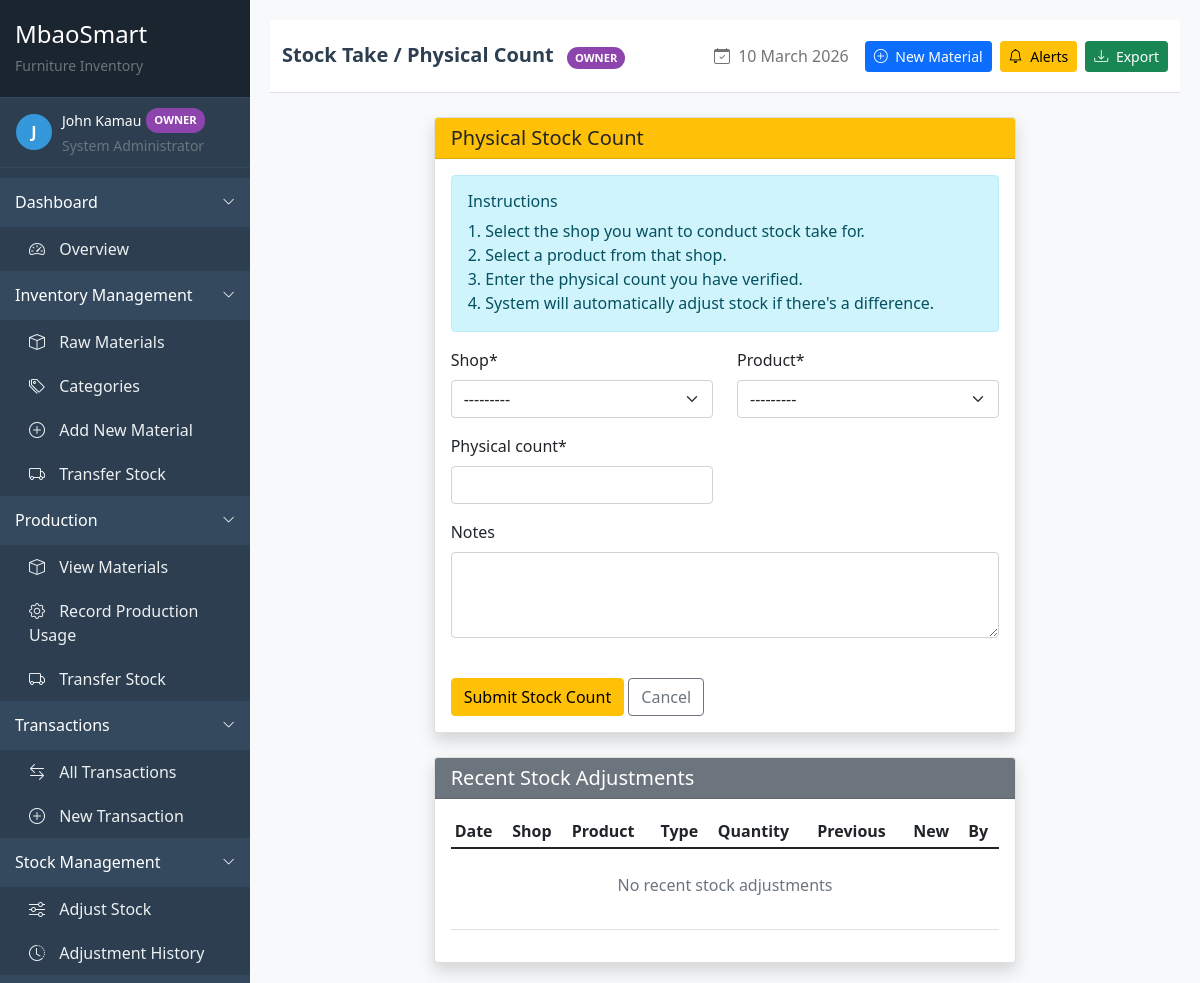
/sales/stock/take/ (signed in), run on the app's committed database.
### accounts/models.py (models this page shows, shortened)
class User(AbstractUser):
    USER_ROLES = (
        ('owner', 'Owner'),
        ('store_manager', 'Store Manager'),
        ('production_manager', 'Production Manager'),
        ('supervisor', 'Supervisor'),
        ('accountant', 'Accountant'),
        ('fundi', 'Fundi/Worker'),
        ('sales_person', 'Sales Person'),
        ('shop_manager', 'Shop Manager'),
    )
    phone_regex = RegexValidator(
        regex=r'^\+?1?\d{9,15}$',
        message="Phone number must be entered in the format: '+254700123456'. Up to 15 digits allowed."
    )
    role = models.CharField(max_length=20, choices=USER_ROLES, default='fundi')
    phone_number = models.CharField(validators=[phone_regex], max_length=17, blank=True)
    address = models.TextField(blank=True)
    id_number = models.CharField(max_length=20, blank=True)
    kra_pin = models.CharField(max_length=20, blank=True)
    nhif_number = models.CharField(max_length=20, blank=True)
    nssf_number = models.CharField(max_length=20, blank=True)
    bank_name = models.CharField(max_length=100, blank=True)
    bank_account = models.CharField(max_length=50, blank=True)
    branch = models.CharField(max_length=100, blank=True)
    date_joined = models.DateField(auto_now_add=True)
    profile_picture = models.ImageField(upload_to='profile_pics/', blank=True)
    is_active = models.BooleanField(default=True)
    class Meta:
        ordering = ['-date_joined']

### sales/views.py (the view)
# urls.py: path('stock/take/', views.stock_take, name='stock_take'),
@login_required
def stock_take(request):
    if request.method == 'POST':
        form = StockTakeForm(request.POST)
        if form.is_valid():
            shop = form.cleaned_data['shop']
            product = form.cleaned_data['product']
            physical_count = form.cleaned_data['physical_count']
            notes = form.cleaned_data['notes']
            shop_stock, created = ShopStock.objects.get_or_create(
                shop=shop,
                product=product,
                defaults={'quantity': 0}
            )
            difference = physical_count - shop_stock.quantity
            if difference != 0:
                if difference > 0:
                    adj_type = 'add'
                else:
                    adj_type = 'remove'
                    difference = abs(difference)
                StockAdjustmentShop.objects.create(
                    shop=shop,
                    product=product,
                    adjustment_type=adj_type,
                    quantity=difference,
                    reason=f'Physical stock count. {notes}',
                    adjusted_by=request.user,
                    previous_quantity=shop_stock.quantity,
                    new_quantity=physical_count
                )
                messages.success(request, f'Stock adjusted by {difference} units for {product.name}.')
            else:
                messages.info(request, f'Stock count matches system records for {product.name}.')
            return redirect('sales:stock_take')
    else:
        form = StockTakeForm()
    return render(request, 'sales/stock_take.html', {'form': form})

### templates/sales/stock_take.html (shortened to what this page needs)
{% extends 'base/base.html' %}
{% load crispy_forms_tags %}
{% block page_title %}Stock Take / Physical Count{% endblock %}
{% block content %}
<div class="row justify-content-center">
    <div class="col-md-8">
        <div class="card shadow">
            <div class="card-header bg-warning text-dark">
                <h5 class="mb-0"> Physical Stock Count</h5>
            </div>
            <div class="card-body">
                <div class="alert alert-info">
                    <h6> Instructions</h6>
                    <p class="mb-0">
                        1. Select the shop you want to conduct stock take for.<br>
                        2. Select a product from that shop.<br>
                        3. Enter the physical count you have verified.<br>
                        4. System will automatically adjust stock if there's a difference.
                    </p>
                </div>
                <form method="post" novalidate>
                    <div class="row">
                        <div class="col-md-6">
                            {{ form.shop|as_crispy_field }}
                        </div>
                        <div class="col-md-6">
                            {{ form.product|as_crispy_field }}
                        </div>
                    </div>
                    <div class="row">
                        <div class="col-md-6">
                            {{ form.physical_count|as_crispy_field }}
                        </div>
                    </div>
                    <div class="row">
                        <div class="col-md-12">
                            {{ form.notes|as_crispy_field }}
                        </div>
                    </div>
                    <div class="mt-4">
                        <button type="submit" class="btn btn-warning">
                             Submit Stock Count
                        </button>
                        <a href="{% url 'sales:shop_stock_list' %}" class="btn btn-outline-secondary">
                             Cancel
                        </a>
                    </div>
                </form>
            </div>
        </div>
        <div class="card shadow mt-4">
            <div class="card-header bg-secondary text-white">
                <h5 class="mb-0"> Recent Stock Adjustments</h5>
            </div>
            <div class="card-body">
                <div class="table-responsive">
                    <table class="table table-sm">
                        <thead>
                            <tr>
                                <th>Date</th>
                                <th>Shop</th>
                                <th>Product</th>
                                <th>Type</th>
                                <th>Quantity</th>
                                <th>Previous</th>
                                <th>New</th>
                                <th>By</th>
                            </tr>
                        </thead>
                        <tbody>
                            <tr>
                                <td colspan="8" class="text-center text-muted py-3">
                                    <p class="mt-2">No recent stock adjustments</p>
                                </td>
                            </tr>
                        </tbody>
                    </table>
                </div>
            </div>
        </div>
    </div>
</div>
{% endblock %}

### templates/base/base.html (shortened to what this page needs)
<!DOCTYPE html>
<html lang="en">
<head>
    <link href="https://cdn.jsdelivr.net/npm/bootstrap@5.1.3/dist/css/bootstrap.min.css" rel="stylesheet">
    <link rel="stylesheet" href="https://cdn.jsdelivr.net/npm/bootstrap-icons@1.8.1/font/bootstrap-icons.css">
</head>
<body>
    <div class="sidebar" id="sidebarMenu">
        <div class="sidebar-header">
            <h4 class="text-white mb-1">MbaoSmart</h4>
            <small class="text-muted">Furniture Inventory</small>
        </div>
        <div class="sidebar-content">
            <div class="user-info px-3">
                <div class="d-flex align-items-center">
                    <div class="user-avatar">
                        {{ request.user.get_full_name|default:request.user.username|first|upper }}
                    </div>
                    <div>
                        <div class="text-white small d-flex align-items-center">
                            {{ request.user.get_full_name|default:request.user.username }}
                            <span class="role-badge {{ request.user.role }}">{{ request.user.get_role_display }}</span>
                        </div>
                        <small class="text-muted">
                            {% if request.user.role == 'owner' %}System Administrator
                            {% elif request.user.role == 'store_manager' %}Inventory Manager
                            {% elif request.user.role == 'production_manager' %}Production Manager
                            {% elif request.user.role == 'accountant' %}Financial Controller
                            {% elif request.user.role == 'fundi' %}Workshop Staff
                            {% else %}Staff Member{% endif %}
                        </small>
                    </div>
                </div>
            </div>
            <div class="menu-section {% if request.resolver_match.url_name == 'dashboard' %}active{% endif %}" data-toggle="dashboard-section">
                <span>Dashboard</span>
                <i class="bi bi-chevron-down toggle-icon"></i>
            </div>
            <div class="submenu" id="dashboard-section">
                <a class="menu-item {% if request.resolver_match.url_name == 'dashboard' %}active{% endif %}"
                   href="{% url 'inventory:dashboard' %}">
                    <div>
                        <i class="bi bi-speedometer2"></i> Overview
                    </div>
                </a>
            </div>
            {% if request.user.role == 'owner' or request.user.role == 'store_manager' %}
            <div class="menu-section" data-toggle="inventory-section">
                <span>Inventory Management</span>
                <i class="bi bi-chevron-down toggle-icon"></i>
            </div>
            <div class="submenu" id="inventory-section">
                <a class="menu-item {% if 'raw-material-list' in request.path %}active{% endif %}"
                   href="{% url 'inventory:raw_material_list' %}">
                    <div>
                        <i class="bi bi-box"></i> Raw Materials
                    </div>
                </a>
                <a class="menu-item {% if 'category-list' in request.path %}active{% endif %}"
                   href="{% url 'inventory:category_list' %}">
                    <div>
                        <i class="bi bi-tags"></i> Categories
                    </div>
                </a>
                <a class="menu-item {% if 'raw-material-create' in request.path %}active{% endif %}"
                   href="{% url 'inventory:raw_material_create' %}">
                    <div>
                        <i class="bi bi-plus-circle"></i> Add New Material
                    </div>
                </a>
                <a class="menu-item {% if 'transfer-stock' in request.path %}active{% endif %}"
                   href="{% url 'inventory:transfer_stock' %}">
                    <div>
                        <i class="bi bi-truck"></i> Transfer Stock
                    </div>
                </a>
            </div>
            {% endif %}
            {% if request.user.role == 'owner' or request.user.role == 'production_manager' %}
            <div class="menu-section" data-toggle="production-section">
                <span>Production</span>
                <i class="bi bi-chevron-down toggle-icon"></i>
            </div>
            <div class="submenu" id="production-section">
                <a class="menu-item {% if 'raw-material-list' in request.path %}active{% endif %}"
                   href="{% url 'inventory:raw_material_list' %}">
                    <div>
                        <i class="bi bi-box"></i> View Materials
                    </div>
                </a>
                <a class="menu-item {% if 'production-usage' in request.path %}active{% endif %}"
                   href="#">
                    <div>
                        <i class="bi bi-gear"></i> Record Production Usage
                    </div>
                </a>
                <a class="menu-item {% if 'transfer-stock' in request.path %}active{% endif %}"
                   href="{% url 'inventory:transfer_stock' %}">
                    <div>
                        <i class="bi bi-truck"></i> Transfer Stock
                    </div>
                </a>
            </div>
            {% endif %}
            {% if request.user.role == 'owner' or request.user.role == 'store_manager' or request.user.role == 'production_manager' %}
            <div class="menu-section" data-toggle="transactions-section">
                <span>Transactions</span>
                <i class="bi bi-chevron-down toggle-icon"></i>
            </div>
            <div class="submenu" id="transactions-section">
                <a class="menu-item {% if 'transaction-list' in request.path %}active{% endif %}"
                   href="{% url 'inventory:transaction_list' %}">
                    <div>
                        <i class="bi bi-arrow-left-right"></i> All Transactions
                    </div>
                </a>
                {% if request.user.role == 'owner' or request.user.role == 'store_manager' %}
                <a class="menu-item {% if 'transaction-create' in request.path %}active{% endif %}"
                   href="{% url 'inventory:transaction_create' %}">
                    <div>
                        <i class="bi bi-plus-circle"></i> New Transaction
                    </div>
                </a>
                {% endif %}
            </div>
            {% endif %}
            {% if request.user.role == 'owner' or request.user.role == 'store_manager' %}
            <div class="menu-section" data-toggle="stock-section">
                <span>Stock Management</span>
                <i class="bi bi-chevron-down toggle-icon"></i>
            </div>
            <div class="submenu" id="stock-section">
                <a class="menu-item {% if 'adjustment-create' in request.path %}active{% endif %}"
                   href="{% url 'inventory:adjustment_create' %}">
                    <div>
                        <i class="bi bi-sliders"></i> Adjust Stock
                    </div>
                </a>
                <a class="menu-item {% if 'adjustment-list' in request.path %}active{% endif %}"
                   href="{% url 'inventory:adjustment_list' %}">
                    <div>
                        <i class="bi bi-clock-history"></i> Adjustment History
                    </div>
                </a>
            </div>
            {% endif %}
            {% if request.user.role == 'owner' or request.user.role == 'store_manager' %}
            <div class="menu-section" data-toggle="alerts-section">
            </div>
            {% endif %}
        </div>
    </div>
    <div class="main-content" id="mainContent">
        <nav class="navbar navbar-expand-lg navbar-light bg-white border-bottom py-3 mb-4">
            <div class="container-fluid">
                <div class="navbar-nav me-auto">
                    <span class="navbar-brand mb-0 h1">
                        {% block page_title %}{% endblock %}
                        <span class="role-badge {{ request.user.role }} ms-2">{{ request.user.get_role_display }}</span>
                    </span>
                </div>
                <div class="d-flex align-items-center">
                    <span class="navbar-text me-3 d-none d-md-block">
                        <i class="bi bi-calendar-check me-1"></i> {% now "j F Y" %}
                    </span>
                    {% if request.user.role == 'owner' or request.user.role == 'store_manager' %}
                    <a href="{% url 'inventory:raw_material_create' %}" class="btn btn-primary btn-sm me-2">
                        <i class="bi bi-plus-circle me-1"></i> New Material
                    </a>
                    {% endif %}
                    {% if request.user.role == 'owner' or request.user.role == 'store_manager' %}
                    <a href="{% url 'inventory:stock_alerts' %}" class="btn btn-warning btn-sm me-2 position-relative">
                        <i class="bi bi-bell me-1"></i> Alerts
                    </a>
                    {% endif %}
                    {% if request.user.role == 'owner' or request.user.role == 'accountant' %}
                    <a href="{% url 'inventory:stock_report' %}?export=csv" class="btn btn-success btn-sm">
                        <i class="bi bi-download me-1"></i> Export
                    </a>
                    {% endif %}
                </div>
            </div>
        </nav>
        <div class="container-fluid">
            {% block content %}
            {% endblock %}
        </div>
    </div>
</body>
</html>

### data on the page
User: user.get_full_name|first "J", user.get_full_name "John Kamau", user.role "OWNER"
